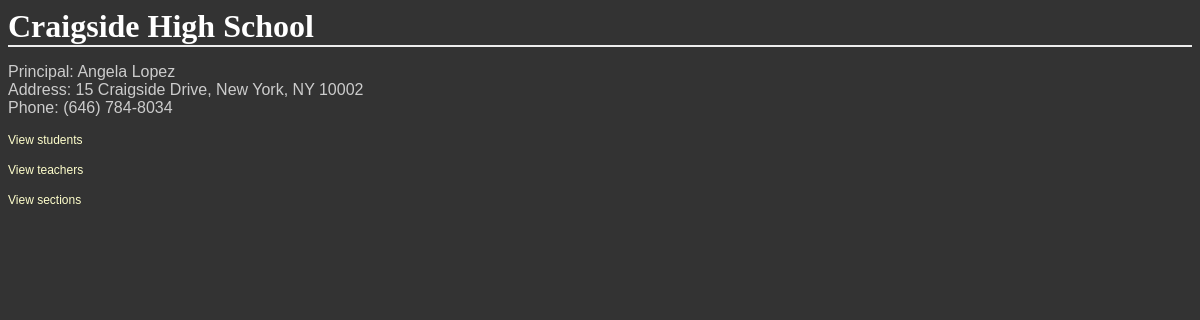
The page /districts/1/schools/3/ on the database its author committed.
### database_setup.py (models this page shows, shortened)
class School(Base):
    __tablename__ = 'school'
    id = Column(Integer, primary_key=True)
    name = Column(String(80), nullable=False)
    principal = Column(String(250))
    address = Column(String(50))
    city = Column(String(50))
    state = Column(String(50))
    zip = Column(String(50))
    phone = Column(String(50))
    district_id = Column(Integer, ForeignKey('district.id'))
    district = relationship(District)

### schools.py (the view)
@app.route('/districts/<int:district_id>/schools/<int:school_id>/')
def showSchool(district_id, school_id):
    school = session.query(School).filter_by(id=school_id).one()
    students = session.query(Student).filter_by(school_id=school_id).all()
    teachers = session.query(Teacher).filter_by(school_id=school_id).all()
    sections = session.query(Section).filter_by(school_id=school_id).all()
    return render_template('school.html', district_id=district_id, school=school, students=students, teachers=teachers, sections=sections)

### templates/school.html
<html>
<head>
	<link rel=stylesheet type=text/css href="{{ url_for('static', filename='styles.css') }}">
</head>
<body>
<h1>{{school.name}}</h1>
<p>Principal: {{school.principal}}<br>
Address: {{school.address}}, {{school.city}}, {{school.state}} {{school.zip}}<br>
Phone: {{school.phone}}</p>
<p><a href='{{url_for('showAllStudents', district_id=district_id, school_id=school.id)}}'>View students</a></p>
<p><a href='{{url_for('showAllTeachers', district_id=district_id, school_id=school.id)}}'>View teachers</a></p>
<p><a href='{{url_for('showAllSections', district_id=district_id, school_id=school.id)}}'>View sections</a></p>
</body>
</html>

### static/styles.css (style rules this page uses)
body { font-family: sans-serif; background-image: url('img3.jpg'); background-color: #333333 }
h1, h2, h3, h4 { color: #FFFFFF; }
h1, h2 { font-family: 'Georgia', serif; margin: 0; }
h1 { border-bottom: 2px solid #eee; }
p, dd, dt { color: #CCCCCC; }
a { text-decoration: none; color:#FFFFCC; font-size: .75em; }

### rows shown on the page
School: name "Craigside High School", principal "Angela Lopez", address "15 Craigside Drive", city "New York", state "NY", zip "10002", phone "(646) 784-8034"
